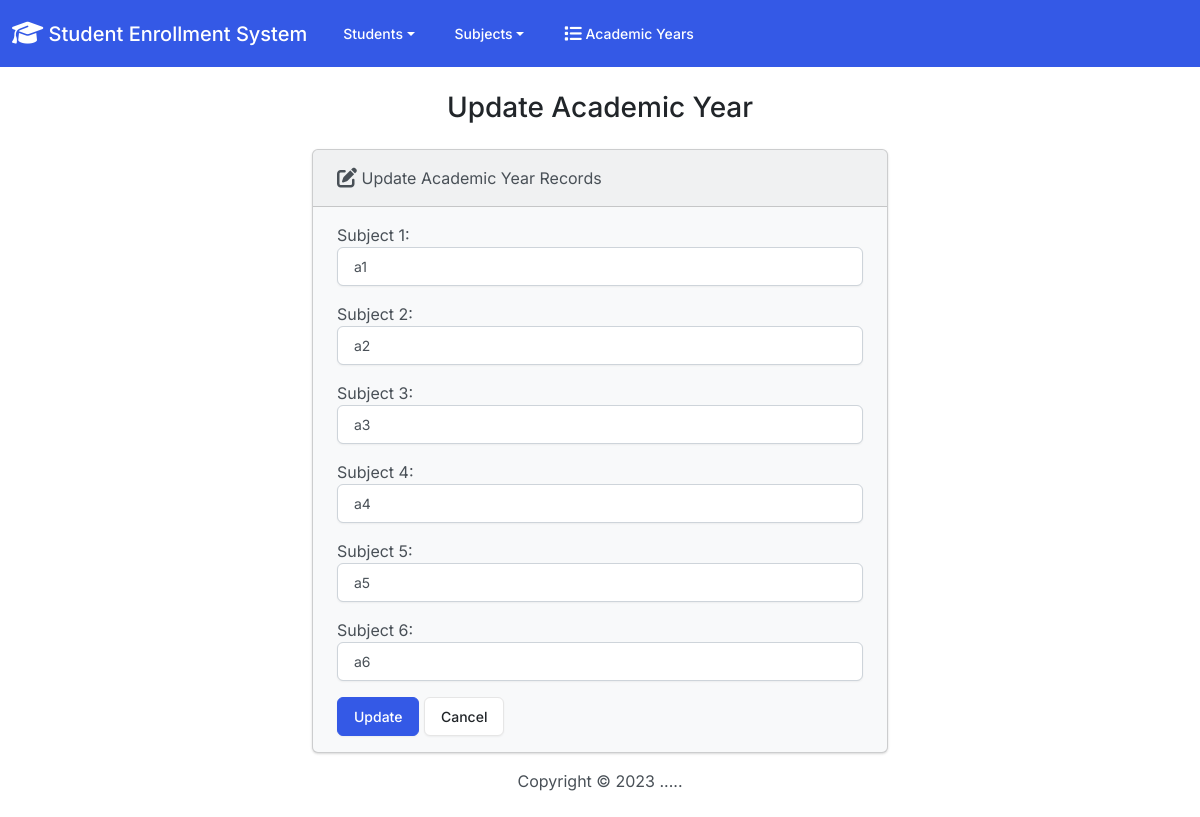
/edit_year/4/, run on the app's committed database.
### students/models.py (models this page shows, shortened)
class AcademicYear(models.Model):
    options = [
        (1, '1st yaer'),
        (2, '2st yaer'),
        (3, '3st yaer'),
        (4, '4st yaer'),
    ]
    name = models.CharField(max_length=100)
    subject1 = models.CharField(max_length=255, null=True, blank=True)
    subject2 = models.CharField(max_length=255, null=True, blank=True)
    subject3 = models.CharField(max_length=255, null=True, blank=True)
    subject4 = models.CharField(max_length=255, null=True, blank=True)
    subject5 = models.CharField(max_length=255, null=True, blank=True)
    subject6 = models.CharField(max_length=255, null=True, blank=True)

### students/views.py (the view)
# urls.py: path('edit_year/<int:id>/', views.edit_year, name='edit_year'),
def edit_year(request, id):
    if request.method == 'POST':
        year = AcademicYear.objects.get(pk=id)
        form = AcademicYearForm(request.POST, instance=year)
        if form.is_valid():
            form.save()
            return render(request, 'students/edit_year.html', {
                'form': form,
                'success': True
            })
    else:
        year = AcademicYear.objects.get(pk=id)
        form = AcademicYearForm(instance=year)
    return render(request, 'students/edit_year.html', {
        'form': form
    })

### students/forms.py
class AcademicYearForm(forms.ModelForm):
    class Meta:
        model = AcademicYear
        fields = ['subject1','subject2','subject3','subject4','subject5','subject6']
        labels = {
            'subject1' : 'Subject 1',
            'subject2' : 'Subject 2',
            'subject3' : 'Subject 3',
            'subject4' : 'Subject 4',
            'subject5' : 'Subject 5',
            'subject6' : 'Subject 6',
        }
        widgets = {
            'subject1': forms.TextInput(attrs={'class': 'form-control'}),
            'subject2': forms.TextInput(attrs={'class': 'form-control'}),
            'subject3': forms.TextInput(attrs={'class': 'form-control'}),
            'subject4': forms.TextInput(attrs={'class': 'form-control'}),
            'subject5': forms.TextInput(attrs={'class': 'form-control'}),
            'subject6': forms.TextInput(attrs={'class': 'form-control'}),
        }

### students/templates/students/edit_year.html (shortened to what this page needs)
{%  extends "students/base.html" %}
{%  block body %}
    <h3 class="text-center m-4">Update Academic Year</h3>
    {%  if success %}
        <div class="alert alert-success" role="alert">
            the Academic Year updated successfully
            <a href="{% url 'academic_years' %}" class="alert-link">Go to Academic Years Page.</a>
        </div>
    {% else %}
        <div class="row justify-content-center">
            <div class="col-6">
                <div class="card bg-light mb-3">
                    <div class="card-header">
                        <i class="fa-solid fa-pen-to-square fa-lg"></i> Update Academic Year Records                    </div>
                    <div class="card-body">
                        <form action="" method="POST">
                            {{ form.as_p }}
                            <button type="submit" class="btn btn-primary">Update</button>
                            <a href="{%  url 'academic_years' %}" class="btn btn-secondary">Cancel</a>
                        </form>
                    </div>
                </div>
            </div>
        </div>
    {% endif %}
{%  endblock %}

### data on the page
AcademicYear: subject1 "a1", subject2 "a2", subject3 "a3", subject4 "a4", subject5 "a5", subject6 "a6"
